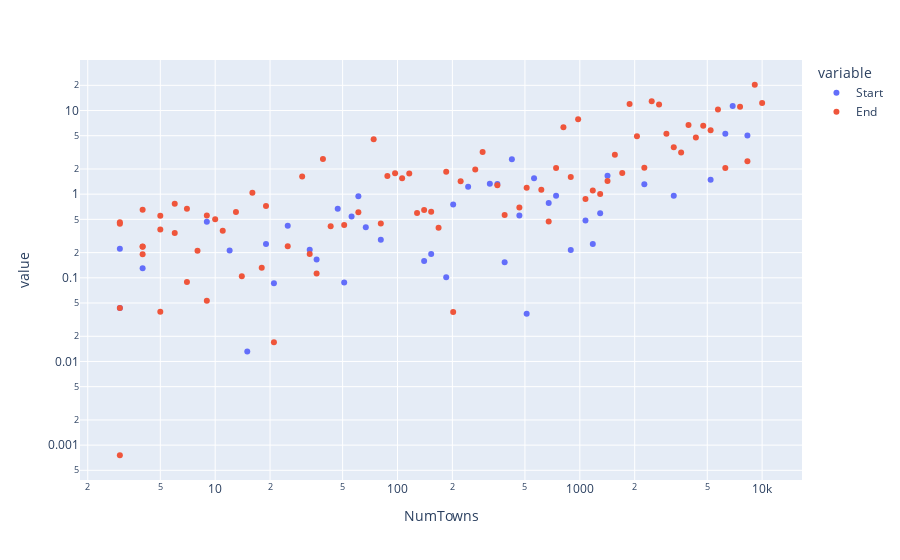

Notebook code for this chart:
### Markdown cell above
#### Comparing Allocation Front and Back Exaggerated where Front is Prioritized - Regret

### Code cell
data_dict_5 = {'NumTowns':[],'Start':[],'End':[]}
for n in np.logspace(0,4,100):
    n=int(n)+2
    data_dict_5['NumTowns'].append(n)
    demand_means = np.random.uniform(0, demand_mean, n)
    town_demands, town_expected_demands = make_demands_gaussian_dynamic_backward(n, demand_means)
    budget = np.sum(town_expected_demands)
    mid = int((n-1)/2)
    opt_1 = objective_nash_log(town_demands[:mid],waterfilling(town_demands,budget)[:mid])
    opt_2 = objective_nash_log(town_demands[mid:n],waterfilling(town_demands,budget)[mid:n])
    
    for j in range(2):
        if j==0:
            data_dict_5['Start'].append(opt_1 - objective_nash_log(town_demands[:mid],waterfilling_dynamic(town_expected_demands,town_demands,budget)[:mid]))
        if j==1:
            data_dict_5['End'].append(opt_2 - objective_nash_log(town_demands[mid:n],waterfilling_dynamic(town_expected_demands,town_demands,budget)[mid:n]))
df_uniform = pd.DataFrame(data_dict_5).melt(id_vars="NumTowns")

fig = px.scatter(df_uniform, x="NumTowns", y="value", color='variable')
fig.update_layout(xaxis_type="log", yaxis_type="log")
fig.show()

### Figure 1 — Plotly figure (JSON) as saved in the notebook; plotly's stock layout.template omitted (floating-point values rounded to 4 significant figures)
{"data": [{"hoverlabel": {"namelength": 0}, "hovertemplate": "variable=Start<br>NumTowns=%{x}<br>value=%{y}", "legendgroup": "Start", "marker": {"color": "#636efa", "symbol": "circle"}, "mode": "markers", "name": "Start", "showlegend": true, "type": "scatter", "x": [3, 3, 3, 3, 3, 3, 3, 3, 4, 4, 4, 4, 5, 5, 5, 6, 6, 6, 7, 7, 8, 9, 9, 10, 11, 12, 13, 14, 15, 16, 18, 19, 21, 23, 25, 27, 30, 33, 36, 39, 43, 47, 51, 56, 61, 67, 74, 81, 88, 97, 106, 116, 128, 140, 153, 168, 185, 202, 222, 244, 267, 293, 321, 353, 387, 424, 466, 511, 561, 615, 675, 741, 813, 892, 979, 1074, 1178, 1293, 1419, 1557, 1709, 1875, 2058, 2259, 2479, 2720, 2985, 3276, 3595, 3946, 4330, 4752, 5216, 5724, 6282, 6894, 7566, 8304, 9113, 10002], "xaxis": "x", "y": [0, 0.04371, 0.2232, 0, 0, -0.2868, 0, -0.1117, -0.1271, -0.1181, 0.1303, 0, 0, 0, 0, -0.2948, -0.2182, 0, 0, 0, 0, 0.469, 0, -0.06598, -0.1942, 0.2115, -0.2218, -0.08148, 0.01316, -0.5559, -0.002739, 0.2541, 0.08642, 0, 0.4185, 0, -0.6011, 0.2162, 0.1651, -0.2186, -0.02642, 0.6699, 0.08803, 0.5426, 0.944, 0.4034, -2.62, 0.2852, -1.37, -1.007, -0.7187, -1.13, -0.02322, 0.1585, 0.1927, -0.07428, 0.1019, 0.7519, -0.3939, 1.229, -1.455, -2.455, 1.332, 1.323, 0.1532, 2.611, 0.5563, 0.03716, 1.55, -0.2817, 0.7826, 0.9587, -4.13, 0.2144, -5.032, 0.4828, 0.2539, 0.593, 1.66, -2.097, -0.3887, -8.383, -3.089, 1.317, -10.14, -9.688, -1.647, 0.9547, -0.2024, -3.389, -1.318, -3.344, 1.488, -4.852, 5.282, 11.32, -4.055, 5.036, -13.58, -6.483], "yaxis": "y"}, {"hoverlabel": {"namelength": 0}, "hovertemplate": "variable=End<br>NumTowns=%{x}<br>value=%{y}", "legendgroup": "End", "marker": {"color": "#EF553B", "symbol": "circle"}, "mode": "markers", "name": "End", "showlegend": true, "type": "scatter", "x": [3, 3, 3, 3, 3, 3, 3, 3, 4, 4, 4, 4, 5, 5, 5, 6, 6, 6, 7, 7, 8, 9, 9, 10, 11, 12, 13, 14, 15, 16, 18, 19, 21, 23, 25, 27, 30, 33, 36, 39, 43, 47, 51, 56, 61, 67, 74, 81, 88, 97, 106, 116, 128, 140, 153, 168, 185, 202, 222, 244, 267, 293, 321, 353, 387, 424, 466, 511, 561, 615, 675, 741, 813, 892, 979, 1074, 1178, 1293, 1419, 1557, 1709, 1875, 2058, 2259, 2479, 2720, 2985, 3276, 3595, 3946, 4330, 4752, 5216, 5724, 6282, 6894, 7566, 8304, 9113, 10002], "xaxis": "x", "y": [0, 0.04371, -0.1349, 0.0007568, 0, 0.4628, 0, 0.442, 0.2346, 0.6503, 0.2365, 0.1915, 0.5528, 0.379, 0.03924, 0.7658, 0.3423, 0, 0.6681, 0.08924, 0.2112, 0.05307, 0.5568, 0.5015, 0.3664, 0, 0.6104, 0.1048, 0, 1.041, 0.1319, 0.7203, 0.01696, 0, 0.2378, 0, 1.631, 0.1924, 0.1127, 2.628, 0.4129, -0.3959, 0.427, 0, 0.6093, -0.0128, 4.52, 0.4449, 1.644, 1.775, 1.555, 1.772, 0.5937, 0.647, 0.6173, 0.3981, 1.848, 0.03898, 1.43, -0.7733, 1.968, 3.197, -0.2034, 1.281, 0.5639, -1.853, 0.6926, 1.195, -0.3771, 1.132, 0.4718, 2.053, 6.331, 1.607, 7.862, 0.8729, 1.105, 1.002, 1.433, 2.967, 1.789, 11.93, 4.935, 2.063, 12.88, 11.76, 5.264, 3.648, 3.144, 6.696, 4.746, 6.572, 5.805, 10.3, 2.051, -2.427, 11.07, 2.483, 20.33, 12.29], "yaxis": "y"}], "layout": {"legend": {"title": {"text": "variable"}, "tracegroupgap": 0}, "margin": {"t": 60}, "xaxis": {"anchor": "y", "domain": [0, 1], "title": {"text": "NumTowns"}, "type": "log"}, "yaxis": {"anchor": "x", "domain": [0, 1], "title": {"text": "value"}, "type": "log"}}}
